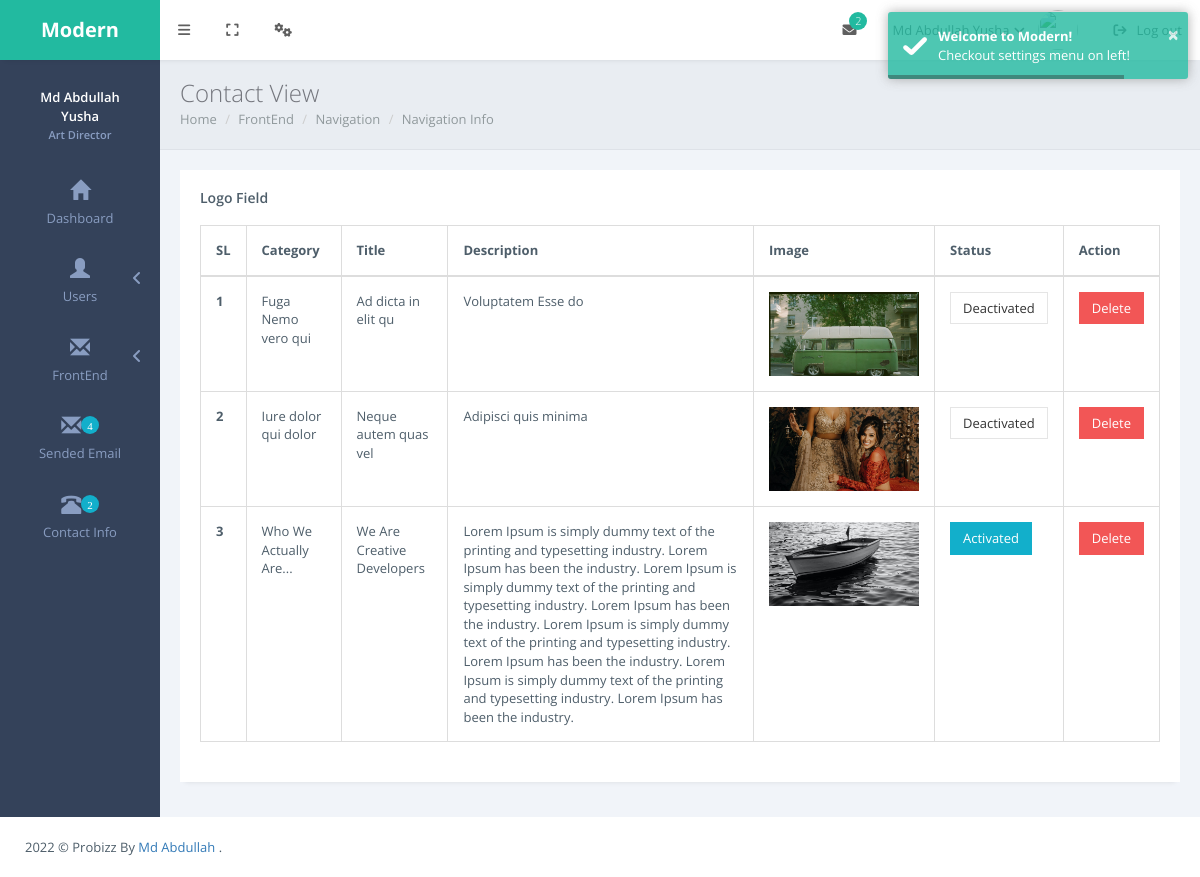
Page /admin/abouts/view_about.php (signed in) on the committed database.
### tables this page shows
CREATE TABLE `users` (
  `id` int(11) NOT NULL,
  `name` varchar(60) NOT NULL,
  `email` varchar(60) NOT NULL,
  `password` varchar(60) NOT NULL,
  `profile_image` varchar(60) NOT NULL,
  `created_at` datetime NOT NULL
);

CREATE TABLE `abouts` (
  `id` int(11) NOT NULL,
  `category` varchar(50) NOT NULL,
  `title` varchar(60) NOT NULL,
  `description` text NOT NULL,
  `about_image` varchar(50) NOT NULL,
  `status` int(11) NOT NULL DEFAULT 0
);

### admin/abouts/view_about.php (the view, shortened to what this page needs)
<?php
    require '../db.php';
    require '../includes/header.php';
    require '../includes/sidemenu.php';
    $select_about = "SELECT * FROM abouts";
    $select_about_result = mysqli_query($dbconnect, $select_about);
?>
<div class="page-inner">
    <div class="page-title">
        <h3>Contact View</h3>
        <div class="page-breadcrumb">
            <ol class="breadcrumb">
                <li><a href="index.html">Home</a></li>
                <li><a href="#">FrontEnd</a></li>
                <li><a href="#">Navigation</a></li>
                <li class="active">Navigation Info</li>
            </ol>
        </div>
    </div>
    <div id="main-wrapper">
        <div class="row">
        <div class="col-md-12">
                <div class="panel panel-white">
                    <div class="panel-heading clearfix">
                        <h4 class="panel-title">Logo Field</h4>
                    </div>
                    <div class="panel-body">
                        <div class="table-responsive">
                            <table class="table table-bordered">
                                <thead>
                                    <tr>
                                        <th>SL</th>
                                        <th>Category</th>
                                        <th>Title</th>
                                        <th>Description</th>
                                        <th>Image</th>
                                        <th>Status</th>
                                        <th>Action</th>
                                    </tr>
                                </thead>
                                <tbody>
                                <?php
                                    foreach($select_about_result as $key => $about) { ?>
                                    <tr>
                                        <th scope="row"><?= $key+1?></th>
                                        <td><?= $about['category']?></td>
                                        <td><?= $about['title']?></td>
                                        <td><?= $about['description']?></td>
                                        <td><img src="/probiz/admin/uploads/abouts/<?= $about['about_image']?>" width="150" alt=""></td>
                                        <td>
                                            <?php if($about['status'] == 0) {?>
                                            <a href="about_active.php?id=<?= $about['id']?>" class="btn btn-default">Deactivated</a>
                                            <?php } else {?>
                                            <a href="about_active.php?id=<?= $about['id']?>" class="btn btn-info">Activated</a>
                                            <?php } ?>
                                        </td>
                                        <td>
                                            <button id="about_delete.php?id=<?= $about['id']?>" class="btn btn-danger delete_btn">Delete</button>
                                        </td>
                                    </tr>
                                    <?php } ?>
                                </tbody>
                            </table>
                        </div>
                    </div>
                </div>
            </div>
        </div>
    </div>
</div>
<?php
    require '../includes/footer.php';
?>

### admin/includes/sidemenu.php (shortened to what this page needs)
<?php
    $id = $_SESSION['id'];
    $select_user = "SELECT * FROM users WHERE id= $id";
    $select_user_result = mysqli_query($dbconnect, $select_user);
    $after_assoc = mysqli_fetch_assoc($select_user_result);
    $select_message = "SELECT COUNT(*) as unreaded_email FROM newsletter_mail WHERE status = 0";
    $select_message_result = mysqli_query($dbconnect, $select_message);
    $after_assoc2 = mysqli_fetch_assoc($select_message_result);
    $select_contact_us_mail = "SELECT COUNT(*) as unreaded_message FROM contact_us_mail";
    $select_contact_us_mail_result = mysqli_query($dbconnect, $select_contact_us_mail);
    $after_assoc3 = mysqli_fetch_assoc($select_contact_us_mail_result);
?>
<main class="page-content content-wrap">
    <div class="navbar">
                <div class="navbar-inner">
                    <div class="logo-box">
                        <a href="/probiz/admin/admin.php" class="logo-text"><span>Modern</span></a>
                    </div>
                    <div class="topmenu-outer">
                        <div class="top-menu">
                            <ul class="nav navbar-nav navbar-left">
                                <li>
                                    <a href="javascript:void(0);" class="waves-effect waves-button waves-classic sidebar-toggle"><i class="fa fa-bars"></i></a>
                                </li>
                                <li>
                                    <a href="javascript:void(0);" class="waves-effect waves-button waves-classic toggle-fullscreen"><i class="fa fa-expand"></i></a>
                                </li>
                                <li class="dropdown">
                                    <a href="#" class="dropdown-toggle waves-effect waves-button waves-classic" data-toggle="dropdown">
                                        <i class="fa fa-cogs"></i>
                                    </a>
                                </li>
                            </ul>
                            <ul class="nav navbar-nav navbar-right">
                                <li class="dropdown">
                                    <a href="#" class="dropdown-toggle waves-effect waves-button waves-classic" data-toggle="dropdown"><i class="fa fa-envelope"></i><span class="badge badge-success pull-right"><?= $after_assoc3['unreaded_message']?></span></a>
                                </li>
                                <li class="dropdown">
                                    <a href="#" class="dropdown-toggle waves-effect waves-button waves-classic" data-toggle="dropdown">
                                        <span class="user-name"><?= $after_assoc['name']?><i class="fa fa-angle-down"></i></span>
                                    </a>
                                </li>
                                <li>
                                    <a href="/probiz/admin/logout.php" class="log-out waves-effect waves-button waves-classic">
                                        <span><i class="fa fa-sign-out m-r-xs"></i>Log out</span>
                                    </a>
                                </li>
                            </ul>
                        </div>
                    </div>
                </div>
            </div>
            <div class="page-sidebar sidebar">
                <div class="page-sidebar-inner slimscroll">
                    <div class="sidebar-header">
                        <div class="sidebar-profile">
                            <a href="javascript:void(0);" id="profile-menu-link">
                                <div class="sidebar-profile-details">
                                    <span><?= $after_assoc['name']?><br><small>Art Director</small></span>
                                </div>
                            </a>
                        </div>
                    </div>
                    <ul class="menu accordion-menu">
                        <li><a href="/probiz/admin/admin.php" class="waves-effect waves-button"><span class="menu-icon glyphicon glyphicon-home"></span><p>Dashboard</p></a></li>
                        <li class="droplink"><a href="#" class="waves-effect waves-button"><span class="menu-icon glyphicon glyphicon-user"></span><p>Users</p><span class="arrow"></span></a>
                        </li>
                        <li class="droplink"><a href="#" class="waves-effect waves-button"><span class="menu-icon glyphicon glyphicon-envelope"></span><p>FrontEnd</p><span class="arrow"></span></a>
                            </li>
                        </ul>
                        <li><a href="/probiz/admin/newsletter/view_mail.php" class="waves-effect waves-button"><span class="menu-icon glyphicon glyphicon-envelope"><span class="badge badge-info"><?= $after_assoc2['unreaded_email']?></span></span><p>Sended Email</p></a></li>
                        <li><a href="/probiz/admin/contact_us/view_contact_info.php" class="waves-effect waves-button"><span class="menu-icon glyphicon glyphicon-phone-alt"><span class="badge badge-info"><?= $after_assoc3['unreaded_message']?></span></span><p>Contact Info</p></a></li>
                </div>
            </div>

### admin/assets/css/themes/green.css (style rules this page uses)
.page-content { background: #34425A; }
.navbar .logo-box { background: #22baa0; }
.navbar .logo-box a { color: #fff; }
.sidebar { background: #34425A; }
.sidebar-header { background: #34425A; }
.sidebar-profile span small { color: #899dc1; }
.menu { background: #34425A; }
.menu.accordion-menu a { color: #899dc1; }

### rows in the picture
users: name "Md Abdullah Yusha"
abouts: category "Fuga Nemo vero qui", title "Ad dicta in elit qu", description "Voluptatem Esse do", about_image (picture)
abouts: category "Iure dolor qui dolor", title "Neque autem quas vel", description "Adipisci quis minima", about_image (picture)
abouts: category "Who We Actually Are...", title "We Are Creative Developers", description "Lorem Ipsum is simply dummy text of the printing and typesetting industry. Lorem Ipsum has been the industry. Lorem Ipsum is simply dummy text of the printing and typesetting industry. Lorem Ipsum has been the industry. Lorem Ipsum is simply dummy text of the printing and typesetting industry. Lorem Ipsum has been the industry. Lorem Ipsum is simply dummy text of the printing and typesetting industry. Lorem Ipsum has been the industry.", about_image (picture)

### other values in the picture
$after_assoc3['unreaded_message'] "2"
$after_assoc2['unreaded_email'] "4"
